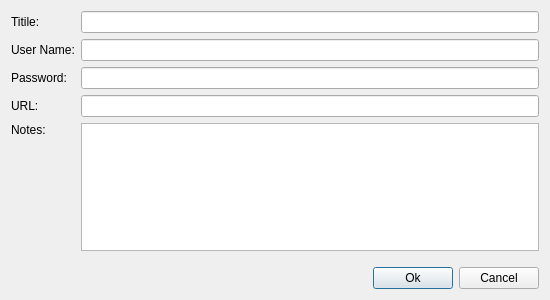
<?xml version="1.0" encoding="UTF-8"?>
<ui version="4.0">
 <class>EntryAdder</class>
 <widget class="QDialog" name="EntryAdder">
  <property name="geometry">
   <rect>
    <x>0</x>
    <y>0</y>
    <width>550</width>
    <height>300</height>
   </rect>
  </property>
  <property name="sizePolicy">
   <sizepolicy hsizetype="Fixed" vsizetype="Fixed">
    <horstretch>0</horstretch>
    <verstretch>0</verstretch>
   </sizepolicy>
  </property>
  <property name="minimumSize">
   <size>
    <width>550</width>
    <height>300</height>
   </size>
  </property>
  <property name="maximumSize">
   <size>
    <width>550</width>
    <height>300</height>
   </size>
  </property>
  <property name="windowTitle">
   <string>Dialog</string>
  </property>
  <layout class="QGridLayout" name="gridLayout">
   <item row="0" column="2">
    <widget class="QLineEdit" name="lineEdit_title"/>
   </item>
   <item row="4" column="2">
    <widget class="QLineEdit" name="lineEdit_password"/>
   </item>
   <item row="2" column="1">
    <widget class="QLabel" name="label_userName">
     <property name="text">
      <string>User Name:</string>
     </property>
    </widget>
   </item>
   <item row="0" column="1">
    <widget class="QLabel" name="label_title">
     <property name="text">
      <string>Titile: </string>
     </property>
    </widget>
   </item>
   <item row="6" column="2">
    <widget class="QLineEdit" name="lineEdit_url"/>
   </item>
   <item row="6" column="1">
    <widget class="QLabel" name="label_url">
     <property name="text">
      <string>URL: </string>
     </property>
    </widget>
   </item>
   <item row="8" column="1">
    <widget class="QLabel" name="label_notes">
     <property name="text">
      <string>Notes:</string>
     </property>
     <property name="alignment">
      <set>Qt::AlignmentFlag::AlignLeading|Qt::AlignmentFlag::AlignLeft|Qt::AlignmentFlag::AlignTop</set>
     </property>
    </widget>
   </item>
   <item row="8" column="2">
    <widget class="QTextEdit" name="lineEdit_notes"/>
   </item>
   <item row="2" column="2">
    <widget class="QLineEdit" name="lineEdit_username"/>
   </item>
   <item row="4" column="1">
    <widget class="QLabel" name="label_password">
     <property name="text">
      <string>Password: </string>
     </property>
    </widget>
   </item>
   <item row="12" column="2">
    <layout class="QHBoxLayout" name="horizontalLayout_9">
     <property name="topMargin">
      <number>10</number>
     </property>
     <item>
      <spacer name="horizontalSpacer">
       <property name="orientation">
        <enum>Qt::Orientation::Horizontal</enum>
       </property>
       <property name="sizeHint" stdset="0">
        <size>
         <width>40</width>
         <height>20</height>
        </size>
       </property>
      </spacer>
     </item>
     <item>
      <widget class="QPushButton" name="button_ok">
       <property name="text">
        <string>Ok</string>
       </property>
      </widget>
     </item>
     <item>
      <widget class="QPushButton" name="button_cancel">
       <property name="text">
        <string>Cancel</string>
       </property>
      </widget>
     </item>
    </layout>
   </item>
  </layout>
 </widget>
 <resources/>
 <connections/>
</ui>
